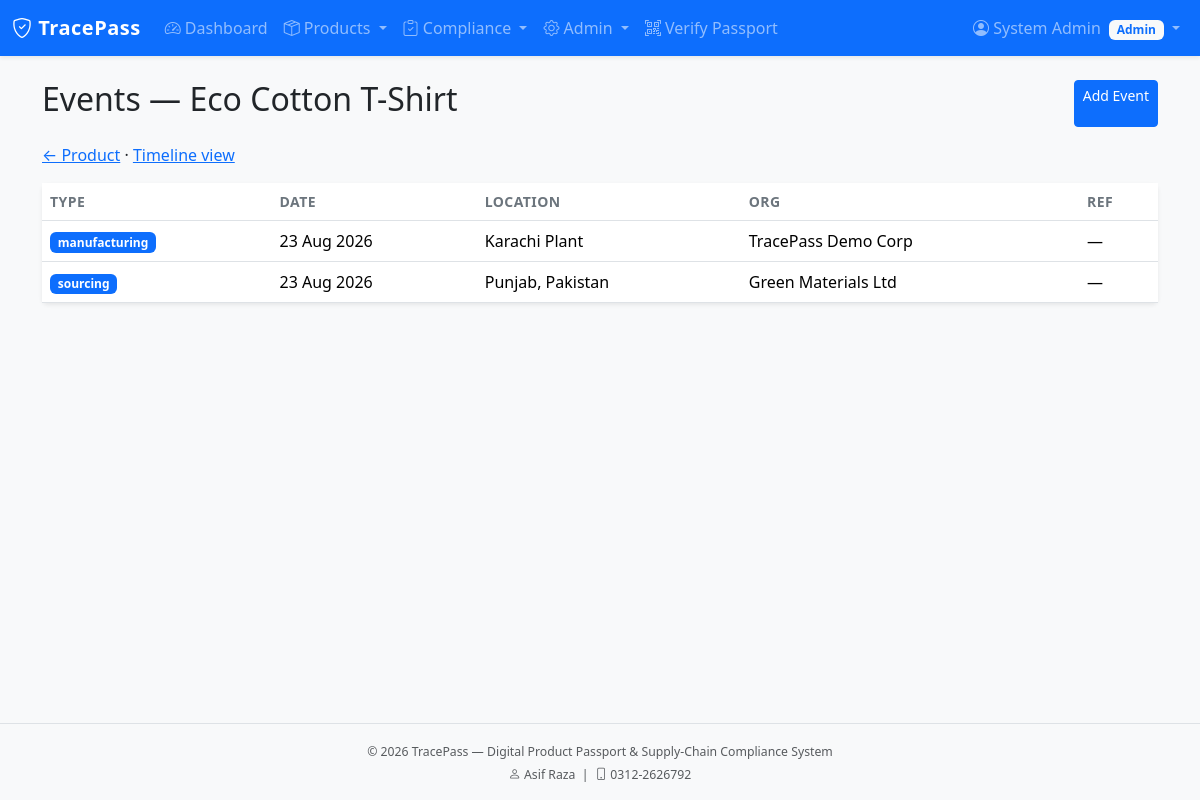
The app's page /supply/product/1/events (signed in) with its own data.
### app/models/user.py (models this page shows, shortened)
class User(UserMixin, db.Model):
    __tablename__ = 'users'
    id = db.Column(db.Integer, primary_key=True)
    name = db.Column(db.String(100), nullable=False)
    email = db.Column(db.String(120), unique=True, nullable=False, index=True)
    password_hash = db.Column(db.String(256), nullable=False)
    role_id = db.Column(db.Integer, db.ForeignKey('roles.id'), nullable=False)
    organization_id = db.Column(db.Integer, db.ForeignKey('organizations.id'), nullable=True)
    is_active = db.Column(db.Boolean, default=True)
    last_login = db.Column(db.DateTime)
    created_at = db.Column(db.DateTime, default=datetime.utcnow)
    updated_at = db.Column(db.DateTime, default=datetime.utcnow, onupdate=datetime.utcnow)
    @property
    def password(self):
        raise AttributeError('password is not a readable attribute')
    def has_role(self, *role_names):
        if self.role is None:
            return False
        return self.role.name in role_names

### app/models/role.py (models this page shows, shortened)
class Role(db.Model):
    __tablename__ = 'roles'
    id = db.Column(db.Integer, primary_key=True)
    name = db.Column(db.String(64), unique=True, nullable=False, index=True)
    description = db.Column(db.String(255))
    permissions = db.Column(db.Integer, default=0)  # bitmask style if needed later
    is_default = db.Column(db.Boolean, default=False)
    created_at = db.Column(db.DateTime, default=datetime.utcnow)
    users = db.relationship('User', backref='role', lazy='dynamic')
    PERMISSION_VIEW_PUBLIC = 0x01
    PERMISSION_MANAGE_PRODUCTS = 0x02
    PERMISSION_MANAGE_SUPPLIERS = 0x04
    PERMISSION_COMPLIANCE = 0x08
    PERMISSION_ADMIN = 0x80

### app/models/product.py (models this page shows, shortened)
class Product(db.Model):
    __tablename__ = 'products'
    id = db.Column(db.Integer, primary_key=True)
    passport_code = db.Column(db.String(64), unique=True, nullable=False, index=True)
    name = db.Column(db.String(200), nullable=False)
    category = db.Column(db.String(100))
    brand = db.Column(db.String(100))
    model = db.Column(db.String(100))
    description = db.Column(db.Text)
    manufacturer_org_id = db.Column(db.Integer, db.ForeignKey('organizations.id'), nullable=False)
    origin_country = db.Column(db.String(80))
    status = db.Column(db.String(30), default='draft')  # draft, submitted, published, archived
    compliance_status = db.Column(db.String(30), default='pending')  # pending, compliant, non_compliant, under_review
    created_by = db.Column(db.Integer, db.ForeignKey('users.id'))
    created_at = db.Column(db.DateTime, default=datetime.utcnow)
    updated_at = db.Column(db.DateTime, default=datetime.utcnow, onupdate=datetime.utcnow)
    published_at = db.Column(db.DateTime)
    manufacturer = db.relationship('Organization', backref='products', foreign_keys=[manufacturer_org_id])
    creator = db.relationship('User', foreign_keys=[created_by])
    batches = db.relationship('ProductBatch', backref='product', lazy='dynamic', cascade='all, delete-orphan')
    materials = db.relationship('ProductMaterial', backref='product', lazy='dynamic', cascade='all, delete-orphan')
    events = db.relationship('SupplyChainEvent', backref='product', lazy='dynamic', cascade='all, delete-orphan')
    certificates = db.relationship('Certificate', backref='product', lazy='dynamic')
    compliance_checks = db.relationship('ComplianceCheck', backref='product', lazy='dynamic')
    compliance_reviews = db.relationship('ComplianceReview', backref='product', lazy='dynamic')

### app/models/supply_chain.py (models this page shows, shortened)
class SupplyChainEvent(db.Model):
    __tablename__ = 'supply_chain_events'
    id = db.Column(db.Integer, primary_key=True)
    product_id = db.Column(db.Integer, db.ForeignKey('products.id'), nullable=False)
    batch_id = db.Column(db.Integer, db.ForeignKey('product_batches.id'), nullable=True)
    event_type = db.Column(db.String(50), nullable=False)  # sourcing, processing, manufacturing, shipment, receipt, sale, recall
    event_date = db.Column(db.DateTime, default=datetime.utcnow)
    location = db.Column(db.String(150))
    organization_id = db.Column(db.Integer, db.ForeignKey('organizations.id'))
    reference_no = db.Column(db.String(80))
    notes = db.Column(db.Text)
    recorded_by = db.Column(db.Integer, db.ForeignKey('users.id'))
    created_at = db.Column(db.DateTime, default=datetime.utcnow)
    organization = db.relationship('Organization', foreign_keys=[organization_id])
    recorder = db.relationship('User', foreign_keys=[recorded_by])
    batch = db.relationship('ProductBatch', foreign_keys=[batch_id])

### app/models/organization.py (models this page shows, shortened)
class Organization(db.Model):
    __tablename__ = 'organizations'
    id = db.Column(db.Integer, primary_key=True)
    name = db.Column(db.String(150), nullable=False, index=True)
    type = db.Column(db.String(50), nullable=False)  # supplier, manufacturer, distributor, auditor, other
    registration_no = db.Column(db.String(100), unique=True)
    contact_email = db.Column(db.String(120))
    contact_phone = db.Column(db.String(30))
    address = db.Column(db.Text)
    country = db.Column(db.String(80))
    is_verified = db.Column(db.Boolean, default=False)
    is_active = db.Column(db.Boolean, default=True)
    created_at = db.Column(db.DateTime, default=datetime.utcnow)
    updated_at = db.Column(db.DateTime, default=datetime.utcnow, onupdate=datetime.utcnow)
    users = db.relationship('User', backref='organization', lazy='dynamic')

### app/supply/routes.py (the view)
@supply_bp.route('/product/<int:product_id>/events')
@login_required
def events(product_id):
    product = Product.query.get_or_404(product_id)
    events_list = product.events.order_by(SupplyChainEvent.event_date.desc()).all()
    return render_template('supply/events.html', product=product, events=events_list, title='Supply Chain Events')

### app/models/user.py (called while the page is built)
@login_manager.user_loader
def load_user(user_id):
    return User.query.get(int(user_id))

### app/templates/supply/events.html
{% extends "base.html" %}
{% block content %}
<div class="container">
<div class="d-flex justify-content-between mb-3">
<h2>Events — {{ product.name }}</h2>
<a href="{{ url_for('supply.add_event', product_id=product.id) }}" class="btn btn-primary btn-sm">Add Event</a>
</div>
<p><a href="{{ url_for('products.detail', id=product.id) }}">&larr; Product</a> ·
<a href="{{ url_for('supply.timeline', product_id=product.id) }}">Timeline view</a></p>
<div class="card"><div class="table-responsive">
<table class="table mb-0"><thead><tr><th>Type</th><th>Date</th><th>Location</th><th>Org</th><th>Ref</th></tr></thead>
<tbody>{% for e in events %}<tr>
<td><span class="badge bg-primary">{{ e.event_type }}</span></td>
<td>{{ e.event_date.strftime('%d %b %Y') if e.event_date else '—' }}</td>
<td>{{ e.location or '—' }}</td>
<td>{{ e.organization.name if e.organization else '—' }}</td>
<td>{{ e.reference_no or '—' }}</td>
</tr>{% else %}<tr><td colspan="5" class="text-muted text-center">No events.</td></tr>{% endfor %}
</tbody></table></div></div></div>
{% endblock %}

### app/templates/includes/navbar.html (shortened to what this page needs)
<nav class="navbar navbar-expand-lg navbar-dark bg-primary shadow-sm">
    <div class="container-fluid">
        <a class="navbar-brand fw-bold" href="{{ url_for('main.index') }}">
            <i class="bi bi-shield-check"></i> TracePass
        </a>
        <div class="collapse navbar-collapse" id="mainNav">
            <ul class="navbar-nav me-auto mb-2 mb-lg-0">
                {% if current_user.is_authenticated %}
                    <li class="nav-item">
                        <a class="nav-link" href="{{ url_for('main.dashboard') }}">
                            <i class="bi bi-speedometer2"></i> Dashboard
                        </a>
                    </li>
                    {% if current_user.has_role('Manufacturer', 'Admin', 'Auditor', 'Distributor', 'Supplier') %}
                    <li class="nav-item dropdown">
                        <a class="nav-link dropdown-toggle" href="#" data-bs-toggle="dropdown">
                            <i class="bi bi-box-seam"></i> Products
                        </a>
                    </li>
                    {% endif %}
                    {% if current_user.has_role('Auditor', 'Admin') %}
                    <li class="nav-item dropdown">
                        <a class="nav-link dropdown-toggle" href="#" data-bs-toggle="dropdown">
                            <i class="bi bi-clipboard-check"></i> Compliance
                        </a>
                    </li>
                    {% elif current_user.has_role('Supplier', 'Manufacturer') %}
                    <li class="nav-item">
                        <a class="nav-link" href="{{ url_for('compliance.certificates') }}">
                            <i class="bi bi-file-earmark-check"></i> Certificates
                        </a>
                    </li>
                    {% endif %}
                    {% if current_user.has_role('Admin') %}
                    <li class="nav-item dropdown">
                        <a class="nav-link dropdown-toggle" href="#" data-bs-toggle="dropdown">
                            <i class="bi bi-gear"></i> Admin
                        </a>
                    </li>
                    {% endif %}
                {% endif %}
                <li class="nav-item">
                    <a class="nav-link" href="{{ url_for('public.verify') }}">
                        <i class="bi bi-qr-code-scan"></i> Verify Passport
                    </a>
                </li>
            </ul>
            <ul class="navbar-nav ms-auto">
                {% if current_user.is_authenticated %}
                    <li class="nav-item dropdown">
                        <a class="nav-link dropdown-toggle" href="#" data-bs-toggle="dropdown">
                            <i class="bi bi-person-circle"></i>
                            {{ current_user.name }}
                            <span class="badge bg-light text-primary ms-1">{{ current_user.role.name }}</span>
                        </a>
                    </li>
                {% endif %}
            </ul>
        </div>
    </div>
</nav>

### app/static/css/style.css (style rules this page uses)
:root { --tp-primary: #0d6efd; --tp-dark: #0a2540; }
body { min-height: 100vh; display: flex; flex-direction: column; background-color: #f8f9fa; }
.navbar-brand { letter-spacing: 0.5px; }
.card { border: none; box-shadow: 0 0.125rem 0.25rem rgba(0, 0, 0, 0.075); }
.table th { font-weight: 600; font-size: 0.875rem; text-transform: uppercase; letter-spacing: 0.03em; color: #6c757d; }

### records on screen
User: name "System Admin"
Role: role.name "Admin"
Product: name "Eco Cotton T-Shirt"
SupplyChainEvent: event_type "manufacturing", event_date "23 Aug 2026", location "Karachi Plant", organization "TracePass Demo Corp", reference_no "—"
SupplyChainEvent: event_type "sourcing", event_date "23 Aug 2026", location "Punjab, Pakistan", organization "Green Materials Ltd", reference_no "—"
